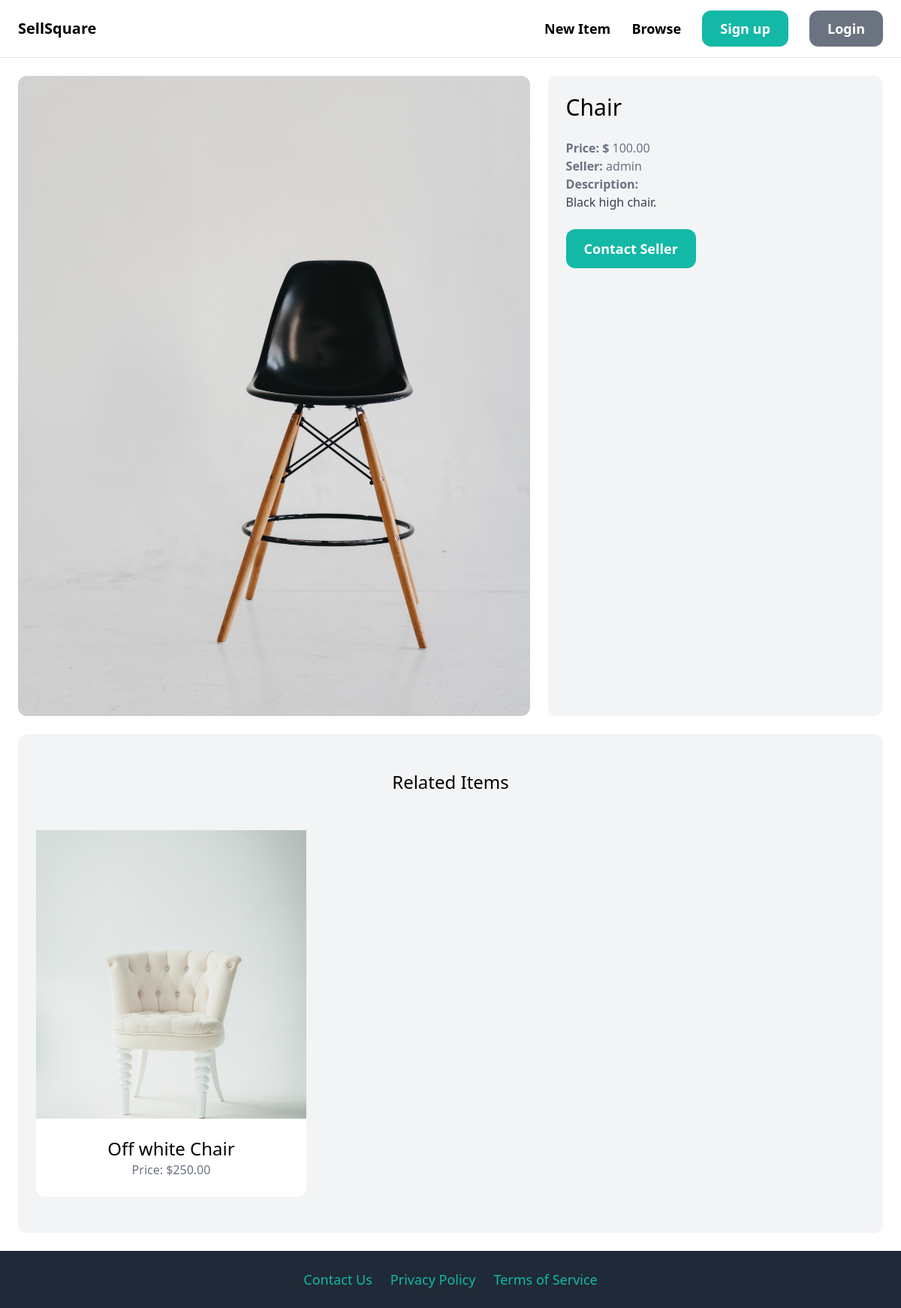
The app's page /items/6/, older data.
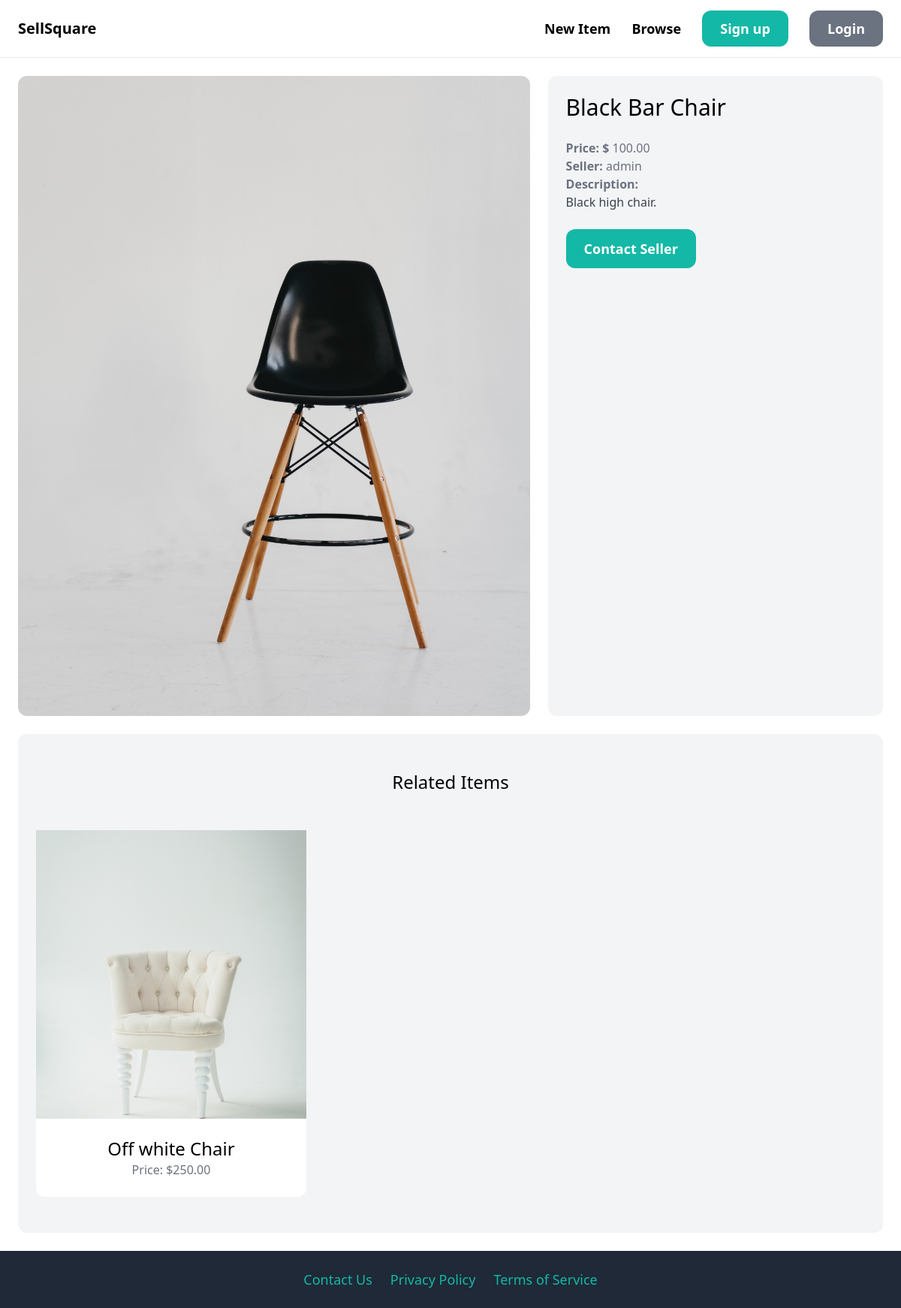
The same page, newer data.
### item/models.py (models this page shows, shortened)
class Item(models.Model):
    category = models.ForeignKey(Category, related_name='items', on_delete=models.CASCADE)
    name = models.CharField(max_length=255)
    description = models.TextField(blank=True, null=True)
    price = models.DecimalField(max_digits=10, decimal_places=2)
    image = models.ImageField(upload_to='item_images', blank=True, null=True)
    is_sold = models.BooleanField(default=False)
    created_by = models.ForeignKey(User, related_name='items', on_delete=models.CASCADE)
    created_at = models.DateTimeField(auto_now_add=True)

### item/views.py (the view)
# urls.py: path('<int:pk>/', views.detail, name='detail'),
def detail(request, pk):
    item = get_object_or_404(Item, pk=pk)
    related_items = Item.objects.filter(category=item.category, is_sold=False).exclude(pk=pk)[0:3]
    return render(request, 'item/detail.html', {
        'item': item ,
        'related_items': related_items
        })

### item/templates/item/detail.html (shortened to what this page needs)
{% extends 'core/base.html' %}
{% block content %}
<div class="grid grid-cols-5 gap-6">
    <div class="col-span-3">
        <img src="{{ item.image.url }}" class="rounded-xl">
    </div>
    <div class="col-span-2 p-6 bg-gray-100 rounded-xl">
        <h1 class="mb-6 text-3xl">{{ item.name }}</h1>
        <p class="text-gray-500"><strong>Price: $ </strong>{{ item.price }}</p>
        <p class="text-gray-500"><strong>Seller: </strong>{{ item.created_by.username }}</p>
        {% if item.description %}
            <p class="text-gray-700">
                <strong class="text-gray-500">Description:</strong><br>
                {{ item.description }}
            </p>
        {% endif %}
        {% if request.user == item.created_by %}
            <div class="mt-6 p-6 bg-white rounded-xl">
                <p>This is your item!</p>
                <a href="{% url 'item:edit' item.id %}" class="inline-block mt-6 px-6 py-3 text-lg font-semibold bg-teal-500 text-white rounded-xl">Edit</a>
                <a href="{% url 'item:delete' item.id %}" class="inline-block mt-6 px-6 py-3 text-lg font-semibold bg-red-500 text-white rounded-xl">Delete</a>
            </div>
        {% else %}
            <a href="{% url 'conversation:new' item.id %}" class="inline-block mt-6 px-6 py-3 text-lg font-semibold bg-teal-500 text-white rounded-xl hover:bg-teal-700">Contact Seller</a>
        {% endif %}
    </div>
</div>
    <div class="mt-6 px-6 py-12 bg-gray-100 rounded-xl">
        <h2 class="mb-12 text-2xl text-center">Related Items</h2>
        <div class="grid grid-cols-3 gap-3">
            {% for item in related_items %}
            <div>
                <a href="{% url 'item:detail' item.id %}">
                    <div class="h-96 w-full overflow-hidden">
                        <img src="{{ item.image.url }}" class="w-full h-full object-cover">
                    </div>
                    <div class="p-6 bg-white rounded-b-xl">
                        <h2 class="text-2xl text-center">{{ item.name }}</h2>
                        <p class ="text-gray-500 text-center">Price: ${{ item.price }}</p>
                    </div>
                </a>
            </div>
            {% endfor %}
        </div>
    </div>
{% endblock %}

### core/templates/core/base.html (shortened to what this page needs)
<!DOCTYPE html>
<html lang="en">
<head>
    <script src="https://cdn.tailwindcss.com"></script>
</head>
<body>
    <nav class="py-6 px-6 flex justify-between items-center border-b border-gray-200">
        <a href="/" class="text-xl font-semibold">SellSquare</a>
        <div class="space-x-6">
            <a href="{% url 'item:new' %}" class="text-lg font-semibold hover:text-gray-500">New Item</a>
            <a href="{% url 'item:items' %}" class="text-lg font-semibold hover:text-gray-500">Browse</a>
            {% if request.user.is_authenticated %}
            <a href="{% url 'conversation:inbox' %}" class="px-6 py-3 text-lg font-semibold bg-teal-500 text-white rounded-xl hover:bg-teal-700">Inbox</a>
            <a href="{% url 'dashboard:index' %}" class="px-6 py-3 text-lg font-semibold bg-gray-500 text-white rounded-xl hover:bg-gray-700" >Dashboard</a>
            {% else %}
            <a href="{% url 'core:signup' %}" class="px-6 py-3 text-lg font-semibold bg-teal-500 text-white rounded-xl hover:bg-teal-700" >Sign up</a>
            <a href="{% url 'core:login' %}" class="px-6 py-3 text-lg font-semibold bg-gray-500 text-white rounded-xl hover:bg-gray-700" >Login</a>
            {% endif %}
        </div>
    </nav>
    <div class="px-6 py-6">
        {% block content %}
        {% endblock %}
    </div>
    <footer class="py-6 px-6 flex justify-center items-center bg-gray-800">
        <div class="w-auto">
            <ul class="flex space-x-6">
                <li><a href="{% url 'core:contact' %}" class="text-lg text-teal-500 hover:text-teal-700">Contact Us</a></li>
                <li><a href="{% url 'core:privacy' %}" class="text-lg text-teal-500 hover:text-teal-700">Privacy Policy</a></li>
                <li><a href="{% url 'core:terms' %}" class="text-lg text-teal-500 hover:text-teal-700">Terms of Service</a></li>
            </ul>
        </div>
    </footer>
</body>
</html>

Row changes from the older to the newer data that the page shows:
changed Item "Black high chair.": name "Chair" → "Black Bar Chair"
